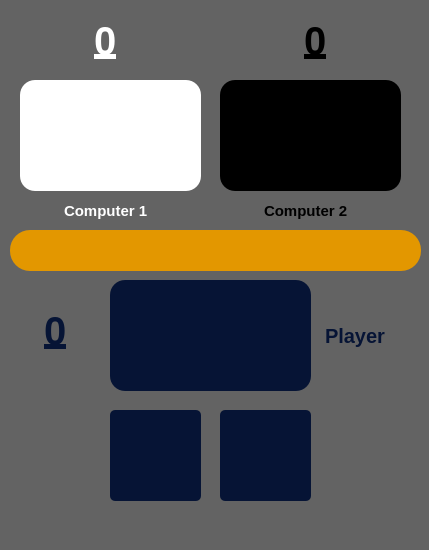
<?xml version="1.0" encoding="UTF-8"?>
<ui version="4.0">
 <class>MainWindow</class>
 <widget class="QMainWindow" name="MainWindow">
  <property name="geometry">
   <rect>
    <x>0</x>
    <y>0</y>
    <width>429</width>
    <height>550</height>
   </rect>
  </property>
  <property name="sizePolicy">
   <sizepolicy hsizetype="Fixed" vsizetype="Fixed">
    <horstretch>0</horstretch>
    <verstretch>0</verstretch>
   </sizepolicy>
  </property>
  <property name="windowTitle">
   <string>Palam Pulum Plish</string>
  </property>
  <property name="styleSheet">
   <string notr="true">background-color:rgb(99, 99, 99);</string>
  </property>
  <widget class="QWidget" name="centralwidget">
   <widget class="QPushButton" name="back">
    <property name="geometry">
     <rect>
      <x>110</x>
      <y>410</y>
      <width>91</width>
      <height>91</height>
     </rect>
    </property>
    <property name="font">
     <font>
      <family>Segoe UI</family>
      <pointsize>25</pointsize>
     </font>
    </property>
    <property name="styleSheet">
     <string notr="true">background-color: rgb(6, 20, 53);
border-top-right-radius: 5px;
border-top-left-radius: 5px;
border-bottom-right-radius: 5px;
border-bottom-left-radius: 5px;</string>
    </property>
    <property name="text">
     <string/>
    </property>
   </widget>
   <widget class="QPushButton" name="front">
    <property name="geometry">
     <rect>
      <x>220</x>
      <y>410</y>
      <width>91</width>
      <height>91</height>
     </rect>
    </property>
    <property name="font">
     <font>
      <family>Segoe UI</family>
      <pointsize>25</pointsize>
     </font>
    </property>
    <property name="styleSheet">
     <string notr="true">background-color: rgb(6, 20, 53);
border-top-right-radius: 5px;
border-top-left-radius: 5px;
border-bottom-right-radius: 5px;
border-bottom-left-radius: 5px;</string>
    </property>
    <property name="text">
     <string/>
    </property>
   </widget>
   <widget class="QLineEdit" name="player">
    <property name="geometry">
     <rect>
      <x>110</x>
      <y>280</y>
      <width>201</width>
      <height>111</height>
     </rect>
    </property>
    <property name="font">
     <font>
      <family>Segoe UI</family>
      <pointsize>60</pointsize>
      <bold>false</bold>
     </font>
    </property>
    <property name="styleSheet">
     <string notr="true">background-color: rgb(6, 20, 53);
border-top-right-radius: 15px;
border-top-left-radius: 15px;
border-bottom-right-radius: 15px;
border-bottom-left-radius: 15px;</string>
    </property>
    <property name="text">
     <string/>
    </property>
    <property name="maxLength">
     <number>2</number>
    </property>
    <property name="alignment">
     <set>Qt::AlignCenter</set>
    </property>
   </widget>
   <widget class="QLineEdit" name="computer2">
    <property name="geometry">
     <rect>
      <x>220</x>
      <y>80</y>
      <width>181</width>
      <height>111</height>
     </rect>
    </property>
    <property name="font">
     <font>
      <family>Segoe UI</family>
      <pointsize>60</pointsize>
     </font>
    </property>
    <property name="styleSheet">
     <string notr="true">background-color: rgb(0, 0, 0);
border-top-right-radius: 15px;
border-top-left-radius: 15px;
border-bottom-right-radius: 15px;
border-bottom-left-radius: 15px;</string>
    </property>
    <property name="text">
     <string/>
    </property>
    <property name="maxLength">
     <number>2</number>
    </property>
    <property name="alignment">
     <set>Qt::AlignCenter</set>
    </property>
   </widget>
   <widget class="QLineEdit" name="computer1">
    <property name="geometry">
     <rect>
      <x>20</x>
      <y>80</y>
      <width>181</width>
      <height>111</height>
     </rect>
    </property>
    <property name="font">
     <font>
      <family>Segoe UI</family>
      <pointsize>60</pointsize>
     </font>
    </property>
    <property name="styleSheet">
     <string notr="true">background-color: rgb(255, 255, 255);
border-top-right-radius: 15px;
border-top-left-radius: 15px;
border-bottom-right-radius: 15px;
border-bottom-left-radius: 15px;</string>
    </property>
    <property name="text">
     <string/>
    </property>
    <property name="maxLength">
     <number>2</number>
    </property>
    <property name="alignment">
     <set>Qt::AlignHCenter|Qt::AlignTop</set>
    </property>
   </widget>
   <widget class="QLineEdit" name="player_score">
    <property name="geometry">
     <rect>
      <x>10</x>
      <y>300</y>
      <width>91</width>
      <height>61</height>
     </rect>
    </property>
    <property name="font">
     <font>
      <family>Segoe UI</family>
      <pointsize>30</pointsize>
      <bold>true</bold>
      <underline>true</underline>
     </font>
    </property>
    <property name="styleSheet">
     <string notr="true">color: rgb(6, 20, 53);
border-top-right-radius: 5px;
border-top-left-radius: 5px;
border-bottom-right-radius: 5px;
border-bottom-left-radius: 5px;</string>
    </property>
    <property name="text">
     <string>0</string>
    </property>
    <property name="maxLength">
     <number>1</number>
    </property>
    <property name="alignment">
     <set>Qt::AlignCenter</set>
    </property>
   </widget>
   <widget class="QLineEdit" name="scoreC2">
    <property name="geometry">
     <rect>
      <x>270</x>
      <y>10</y>
      <width>91</width>
      <height>61</height>
     </rect>
    </property>
    <property name="font">
     <font>
      <family>Segoe UI</family>
      <pointsize>30</pointsize>
      <bold>true</bold>
      <underline>true</underline>
     </font>
    </property>
    <property name="styleSheet">
     <string notr="true">color: rgb(rgb(0, 0, 0));
border-top-right-radius: 5px;
border-top-left-radius: 5px;
border-bottom-right-radius: 5px;
border-bottom-left-radius: 5px;</string>
    </property>
    <property name="inputMask">
     <string/>
    </property>
    <property name="text">
     <string>0</string>
    </property>
    <property name="maxLength">
     <number>1</number>
    </property>
    <property name="alignment">
     <set>Qt::AlignCenter</set>
    </property>
   </widget>
   <widget class="QLineEdit" name="win">
    <property name="geometry">
     <rect>
      <x>10</x>
      <y>230</y>
      <width>411</width>
      <height>41</height>
     </rect>
    </property>
    <property name="font">
     <font>
      <family>Segoe UI</family>
      <pointsize>13</pointsize>
      <bold>true</bold>
     </font>
    </property>
    <property name="styleSheet">
     <string notr="true">background-color: rgb(227, 151, 0);
border-top-right-radius: 20px;
border-top-left-radius: 20px;
border-bottom-right-radius: 20px;
border-bottom-left-radius: 20px;</string>
    </property>
    <property name="text">
     <string/>
    </property>
    <property name="maxLength">
     <number>15</number>
    </property>
    <property name="alignment">
     <set>Qt::AlignCenter</set>
    </property>
   </widget>
   <widget class="QLineEdit" name="scoreC1">
    <property name="geometry">
     <rect>
      <x>60</x>
      <y>10</y>
      <width>91</width>
      <height>61</height>
     </rect>
    </property>
    <property name="font">
     <font>
      <family>Segoe UI</family>
      <pointsize>30</pointsize>
      <bold>true</bold>
      <underline>true</underline>
     </font>
    </property>
    <property name="styleSheet">
     <string notr="true">color: rgb(255, 255, 255);
border-top-right-radius: 5px;
border-top-left-radius: 5px;
border-bottom-right-radius: 5px;
border-bottom-left-radius: 5px;</string>
    </property>
    <property name="inputMask">
     <string/>
    </property>
    <property name="text">
     <string>0</string>
    </property>
    <property name="maxLength">
     <number>1</number>
    </property>
    <property name="alignment">
     <set>Qt::AlignCenter</set>
    </property>
   </widget>
   <widget class="QLineEdit" name="name1">
    <property name="geometry">
     <rect>
      <x>50</x>
      <y>200</y>
      <width>113</width>
      <height>21</height>
     </rect>
    </property>
    <property name="font">
     <font>
      <pointsize>11</pointsize>
      <bold>true</bold>
     </font>
    </property>
    <property name="styleSheet">
     <string notr="true">color: rgb(255, 255, 255);
border-top-right-radius: 5px;
border-top-left-radius: 5px;
border-bottom-right-radius: 5px;
border-bottom-left-radius: 5px;</string>
    </property>
    <property name="text">
     <string>Computer 1</string>
    </property>
    <property name="alignment">
     <set>Qt::AlignCenter</set>
    </property>
   </widget>
   <widget class="QLineEdit" name="name2">
    <property name="geometry">
     <rect>
      <x>250</x>
      <y>200</y>
      <width>113</width>
      <height>21</height>
     </rect>
    </property>
    <property name="font">
     <font>
      <pointsize>11</pointsize>
      <bold>true</bold>
     </font>
    </property>
    <property name="styleSheet">
     <string notr="true">color: rgb(0,0, 0);
border-top-right-radius: 5px;
border-top-left-radius: 5px;
border-bottom-right-radius: 5px;
border-bottom-left-radius: 5px;</string>
    </property>
    <property name="text">
     <string>Computer 2</string>
    </property>
    <property name="alignment">
     <set>Qt::AlignCenter</set>
    </property>
   </widget>
   <widget class="QLineEdit" name="name">
    <property name="geometry">
     <rect>
      <x>320</x>
      <y>320</y>
      <width>71</width>
      <height>31</height>
     </rect>
    </property>
    <property name="font">
     <font>
      <pointsize>15</pointsize>
      <bold>true</bold>
     </font>
    </property>
    <property name="styleSheet">
     <string notr="true">color: rgb(6, 20, 53);
border-top-right-radius: 5px;
border-top-left-radius: 5px;
border-bottom-right-radius: 5px;
border-bottom-left-radius: 5px;</string>
    </property>
    <property name="text">
     <string>Player</string>
    </property>
    <property name="alignment">
     <set>Qt::AlignCenter</set>
    </property>
   </widget>
  </widget>
  <widget class="QMenuBar" name="menubar">
   <property name="geometry">
    <rect>
     <x>0</x>
     <y>0</y>
     <width>429</width>
     <height>22</height>
    </rect>
   </property>
  </widget>
  <widget class="QStatusBar" name="statusbar"/>
 </widget>
 <resources/>
 <connections/>
</ui>
